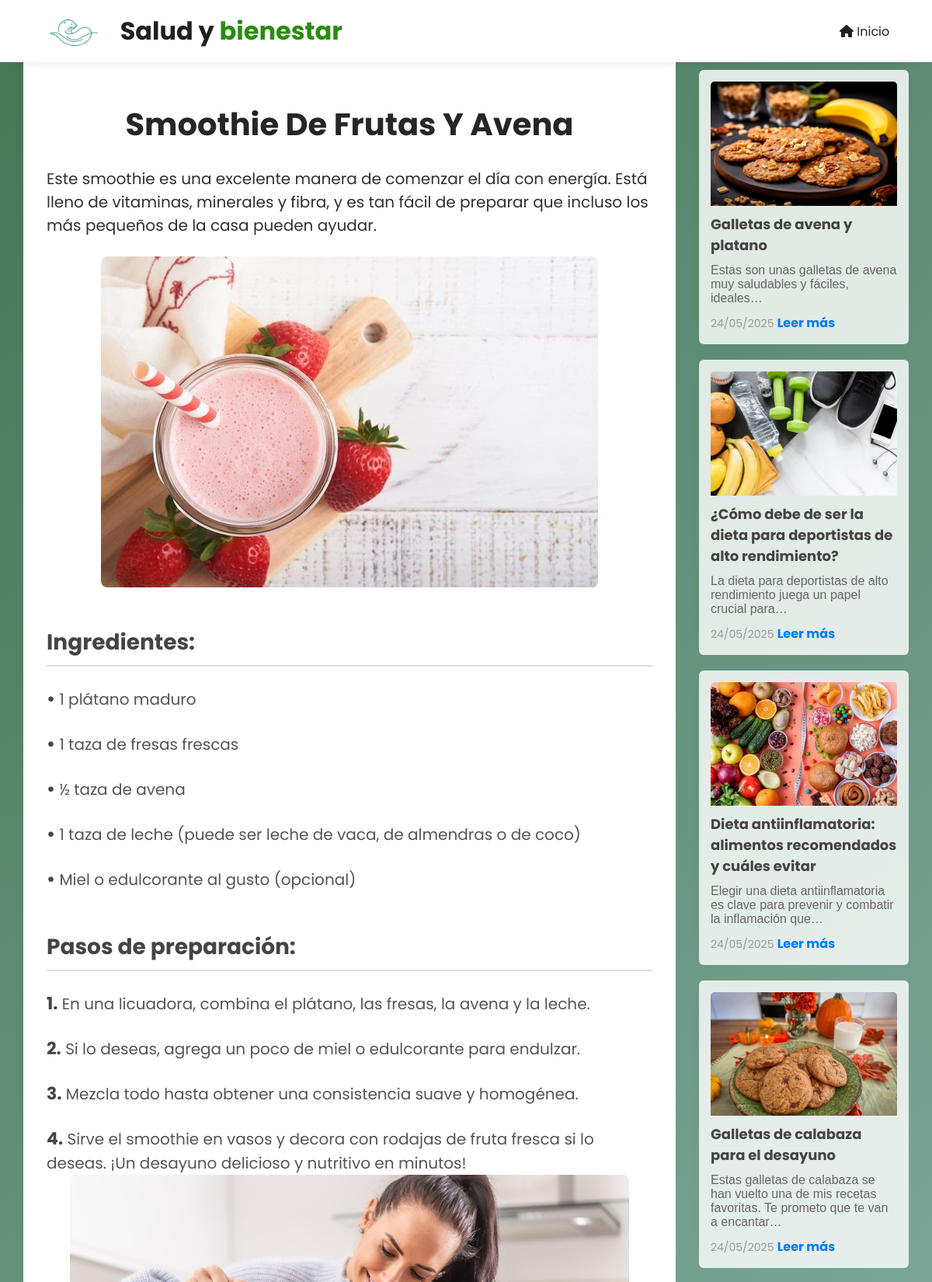
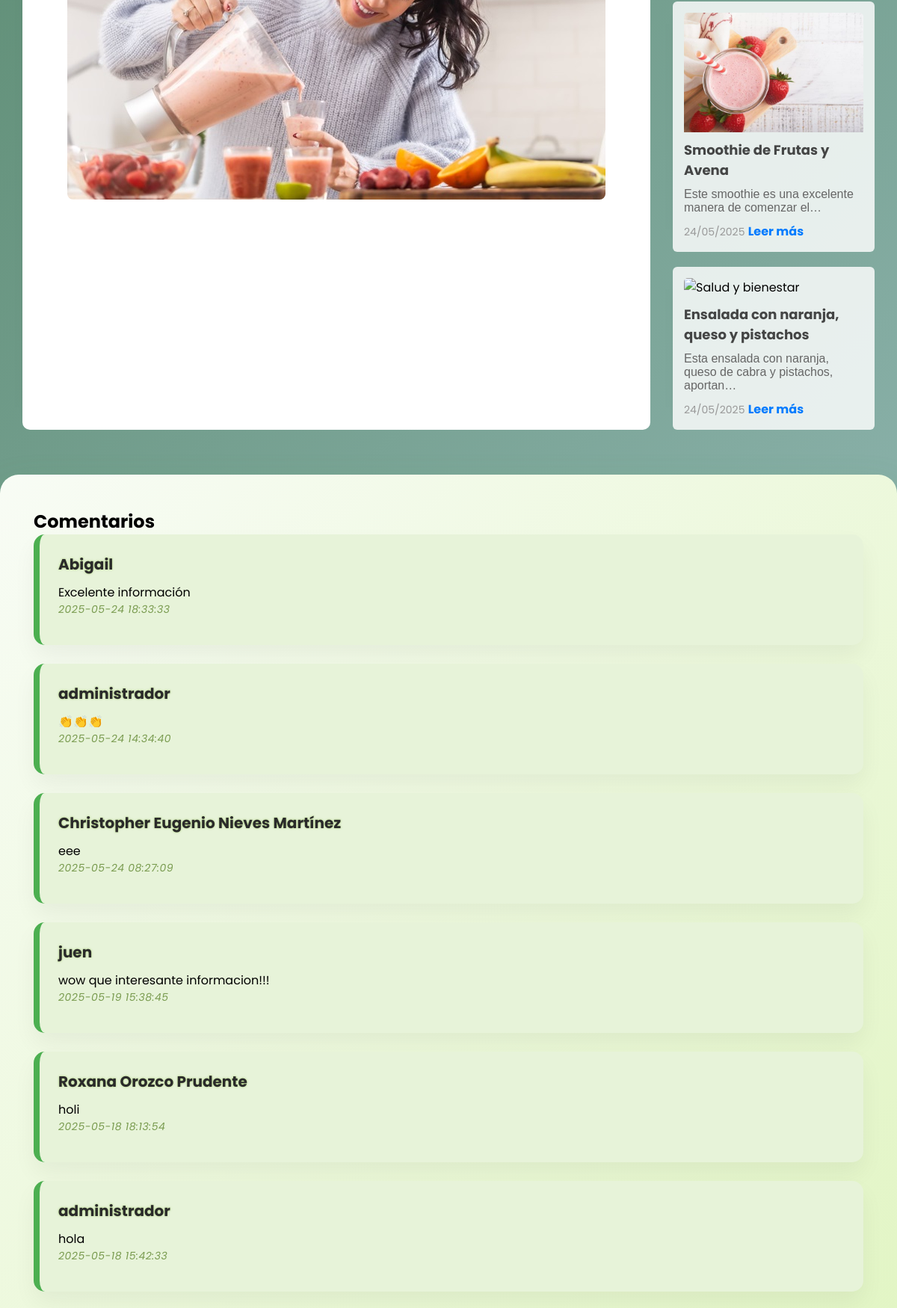
/post-Bloguero/post4.php (upper part), run on the app's committed database (2 pictures, top to bottom).
### tables this page shows
CREATE TABLE `comentarios` (
  `id` int(11) NOT NULL,
  `publicacion_id` int(11) NOT NULL,
  `usuario_id` int(11) NOT NULL,
  `comentario` text NOT NULL,
  `fecha` timestamp NOT NULL DEFAULT current_timestamp()
);

CREATE TABLE `usuarios` (
  `id` int(11) NOT NULL,
  `nombre` varchar(250) NOT NULL,
  `usuario` varchar(250) NOT NULL,
  `email` varchar(100) DEFAULT NULL,
  `contraseña` varchar(250) NOT NULL,
  `id_cargo` int(11) NOT NULL
);

### post-Bloguero/post4.php (the view, shortened to what this page needs)
<?php
$con = connection();
$id = 1;
$sql_comments = "SELECT c.*, u.nombre AS nombre_usuario
                FROM comentarios c
                JOIN usuarios u ON c.usuario_id = u.id
                WHERE c.publicacion_id = '$id'
                ORDER BY c.fecha DESC";
$query_comments = mysqli_query($con, $sql_comments);
?>
<!DOCTYPE html>
<html lang="en">
<head>
    <link rel="stylesheet" href="post-blogero.css">
    <link rel="stylesheet" href="https://use.fontawesome.com/releases/v5.7.2/css/all.css"
>
    <link rel="stylesheet" href="https://cdnjs.cloudflare.com/ajax/libs/font-awesome/6.5.1/css/all.min.css">
</head>
<body id="body-posts">
    <header>
        <div class="contenido-heder">
            <div class="menu-tips">
                <div class="logo-ods">
                    <img src="imagenWeb/img9.png" alt="">
                </div>
                <h1><a href="/indexUsuario.php">Salud y <b>bienestar</b></a></h1>
                <div class="menu-contenido">
                    <nav>
                        <ul>
                            <li><a href="/indexUsuario.php"><i class="fas fa-home"></i> Inicio</a></li>
                        </ul>
                    </nav>
                </div>
            </div>
        </div>
    </header>
    <div class="todo-contenido-post">
        <div class="posts-contenido">
            <div class="titulo-posts">
                <h1>Smoothie de Frutas y Avena    </h1>
            </div>
            <div class="inicio-posts">
                <p>Este smoothie es una excelente manera de comenzar el día con energía. Está lleno de vitaminas, minerales y fibra, y
                es tan fácil de preparar que incluso los más pequeños de la casa pueden ayudar.  <p>
            </div>
            <div class="contenido-posts">
                <img src="../post_Img/post4.jpg" alt="">
                <h1>Ingredientes:</h1>
                <p><span class="post-2">•</span> 1 plátano maduro   </p>
                <p><span class="post-2">•</span> 1 taza de fresas frescas   </p>
                <p><span class="post-2">•</span> ½ taza de avena   </p>
                <p><span class="post-2">•</span> 1 taza de leche (puede ser leche de vaca, de almendras o de coco) </p>
                <p><span class="post-2">•</span> Miel o edulcorante al gusto (opcional)    </p>
                <h1>Pasos de preparación: </h1>
                <p><span class="post-2">1.</span> En una licuadora, combina el plátano, las fresas, la avena y la leche. </p>
                <p><span class="post-2">2.</span> Si lo deseas, agrega un poco de miel o edulcorante para endulzar.  </p>
                <p><span class="post-2">3.</span> Mezcla todo hasta obtener una consistencia suave y homogénea.  </p>
                <p><span class="post-2">4.</span> Sirve el smoothie en vasos y decora con rodajas de fruta fresca si lo deseas. ¡Un desayuno delicioso y nutritivo en minutos!  </p>
                <img src="../post_Img/smoothie-preparacion.jpg" alt="">
            </div>
        </div>
        <section id="aside">
            <div class="columna-aside">
                <div class="articulo-item">
                    <img src="../post_Img/post6.jpg" alt="Salud y bienestar">
                    <h3>Galletas de avena y platano </h3>
                    <p>Estas son unas galletas de avena muy saludables y fáciles, ideales…  </p>
                    <span>24/05/2025</span>
                    <a href="../post-Bloguero/post6.php">Leer más</a>
                </div>
                <div class="articulo-item">
                    <img src="../post_Img/post1.jpg" alt="Salud y bienestar">
                    <h3>¿Cómo debe de ser la dieta para deportistas de alto rendimiento? </h3>
                    <p>La dieta para deportistas de alto rendimiento juega un papel crucial para… </p>
                    <span>24/05/2025</span>
                    <a href="../post-Bloguero/post1.php">Leer más</a>
                </div>
                <div class="articulo-item">
                    <img src="../post_Img/post2.jpg" alt="Salud y bienestar">
                    <h3>Dieta antiinflamatoria: alimentos recomendados y cuáles evitar </h3>
                    <p>Elegir una dieta antiinflamatoria es clave para prevenir y combatir la inflamación que… </p>
                    <span>24/05/2025</span>
                    <a href="../post-Bloguero/post2.php">Leer más</a>
                </div>
                <div class="articulo-item">
                    <img src="../post_Img/post3.jpg" alt="Salud y bienestar">
                    <h3>Galletas de calabaza para el desayuno  </h3>
                    <p>Estas galletas de calabaza se han vuelto una de mis recetas favoritas. Te prometo que te van a encantar… </p>
                    <span>24/05/2025</span>
                    <a href="../post-Bloguero/post3.php">Leer más</a>
                </div>
                <div class="articulo-item">
                    <img src="../post_Img/post4.jpg" alt="Salud y bienestar">
                    <h3>Smoothie de Frutas y Avena </h3>
                    <p>Este smoothie es una excelente manera de comenzar el… </p>
                    <span>24/05/2025</span>
                    <a href="../post-Bloguero/post4.php">Leer más</a>
                </div>
                <div class="articulo-item">
                    <img src="../post_Img/post5.png" alt="Salud y bienestar">
                    <h3>Ensalada con naranja, queso y pistachos </h3>
                    <p>Esta ensalada con naranja, queso de cabra y pistachos, aportan… </p>
                    <span>24/05/2025</span>
                    <a href="../post-Bloguero/post5.php">Leer más</a>
                </div>
            </div>
        </section>
    </div>
            <div class="comentarios-likes">
    <h2>Comentarios</h2>
    <div class="comentarios-container">
        <?php while ($comment = mysqli_fetch_assoc($query_comments)): ?>
            <div class="comentario">
                <h4><?php echo htmlspecialchars($comment['nombre_usuario']); ?></h4>
                <p><?php echo htmlspecialchars($comment['comentario']); ?></p>
                <p class="fecha-comentario"><?php echo htmlspecialchars($comment['fecha']); ?></p>
            </div>
        <?php endwhile; ?>
    </div>
</div>
</body>
</html>

### data on the page
comentarios: usuario.nombre "Abigail", comentario "Excelente información", fecha "2025-05-24 18:33:33"
comentarios: usuario.nombre "administrador", comentario "👏👏👏", fecha "2025-05-24 14:34:40"
comentarios: usuario.nombre "Christopher Eugenio Nieves Martínez", comentario "eee", fecha "2025-05-24 08:27:09"
comentarios: usuario.nombre "juen", comentario "wow que interesante informacion!!!", fecha "2025-05-19 15:38:45"
comentarios: usuario.nombre "Roxana Orozco Prudente", comentario "holi", fecha "2025-05-18 18:13:54"
comentarios: usuario.nombre "administrador", comentario "hola", fecha "2025-05-18 15:42:33"
